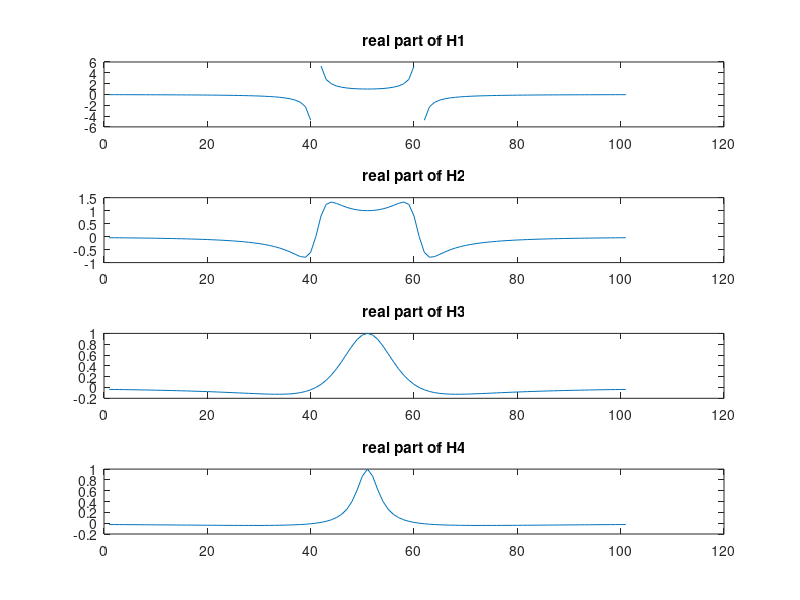

Here is the MATLAB script that generated this plot:
%exercise 9.2(b)
b=[1];
a1=[1 0 1];
a2=[1 0.5 1];
a3=[1 2 1];
a4=[1 4 1];

omega=[-5:0.1:5];
H1=freqs(b,a1,omega);
H2=freqs(b,a2,omega);
H3=freqs(b,a3,omega);
H4=freqs(b,a4,omega);

subplot(4,1,1)
plot(real(H1));
title('real part of H1');
subplot(4,1,2)
plot(real(H2));
title('real part of H2');
subplot(4,1,3)
plot(real(H3));
title('real part of H3');
subplot(4,1,4)
plot(real(H4));
title('real part of H4');
